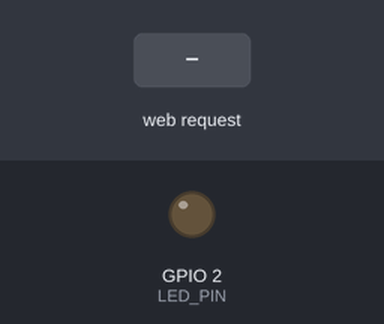
A sketch run on a simulated ESP32. Shown: output pins drawn as LEDs (lit = HIGH). The test bench sets the inputs (shaded band). What the sketch prints to the serial monitor is not drawn.

Above: at 1.2 s.
1.3 s: HTTP request GET /setBright?val=1 received
At 2.1 s:
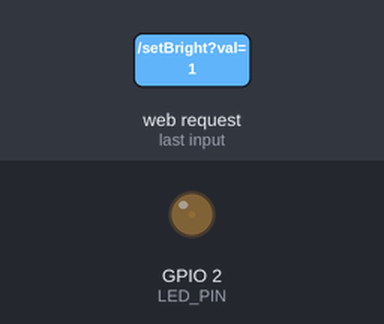
2.8 s: HTTP request GET /setBright?val=120 received
At 3.2 s:
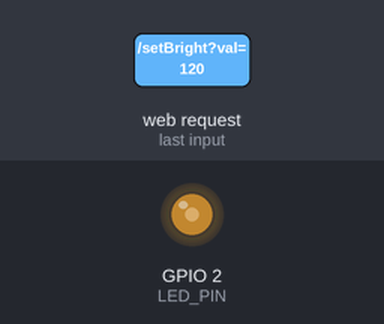
Timing chart, 0 to 5.8 s (numbered marks = the images above; inputs shaded):
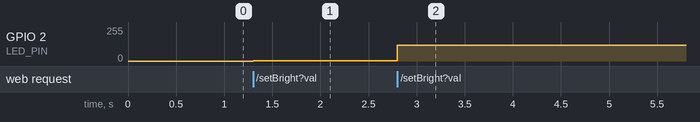

The sketch:

Web_Dimmer.ino
```cpp
#include <WiFi.h>
#include <WebServer.h>

const char* ap_ssid = "ESP32-LAB-040";
const char* ap_pass = "12345678";

const int LED_PIN = 2;
int brightness = 0;

WebServer server(80);

String makePage() {
  String html = R"rawliteral(
<!DOCTYPE html>
<html lang="zh-CN">
<head>
  <meta charset="UTF-8">
  <meta name="viewport" content="width=device-width, initial-scale=1.0">
  <title>ESP32 Web无极调光 ex07</title>
  <style>
    * {
      margin: 0;
      padding: 0;
      box-sizing: border-box;
      font-family: "Microsoft YaHei", system-ui, sans-serif;
    }
    body {
      background: linear-gradient(145deg, #fffbeb, #fff9e0);
      min-height: 100vh;
      display: flex;
      align-items: center;
      justify-content: center;
      padding: 20px;
    }
    .container {
      width: 100%;
      max-width: 520px;
      background: #ffffff;
      border-radius: 20px;
      box-shadow: 0 8px 30px rgba(230, 162, 60, 0.18);
      padding: 50px 35px;
      text-align: center;
    }
    h1 {
      font-size: 30px;
      color: #d48806;
      margin-bottom: 12px;
      letter-spacing: 1px;
    }
    .divider {
      width: 120px;
      height: 3px;
      background: linear-gradient(90deg, #fbbf24, #f59e0b);
      margin: 0 auto 35px;
      border-radius: 3px;
    }
    .status-box {
      background: #fff7e0;
      border-radius: 14px;
      padding: 24px;
      margin-bottom: 35px;
      border: 1px solid #fef3c7;
    }
    .status-title {
      font-size: 16px;
      color: #92400e;
      margin-bottom: 10px;
    }
    .status-text {
      font-size: 28px;
      font-weight: bold;
      color: #e6a23c;
    }
    .slider-area {
      margin: 40px 0;
    }
    /* 滑动条轨道底色 浅黄 */
    input[type="range"] {
      width: 100%;
      height: 12px;
      border-radius: 10px;
      background: #fef3c7;
      outline: none;
      -webkit-appearance: none;
    }
    /* 滑块圆球 亮黄色 */
    input[type="range"]::-webkit-slider-thumb {
      -webkit-appearance: none;
      width: 26px;
      height: 26px;
      border-radius: 50%;
      background: #f59e0b;
      cursor: pointer;
      box-shadow: 0 2px 10px rgba(245, 158, 11, 0.35);
    }
    footer {
      margin-top: 45px;
      font-size: 13px;
      color: #a16207;
    }
  </style>
</head>
<body>
  <div class="container">
    <h1>LED 网页无极调光器</h1>
    <div class="divider"></div>

    <div class="status-box">
      <div class="status-title">当前亮度数值</div>
      <div class="status-text" id="num">0</div>
    </div>

    <div class="slider-area">
      <input type="range" min="0" max="255" id="lightSlider">
    </div>

    <footer>ESP32 AP热点 | ex07 网页PWM调光实验</footer>
  </div>

<script>
const slider = document.getElementById("lightSlider");
const showNum = document.getElementById("num");

slider.addEventListener("input", function(){
  let val = this.value;
  showNum.innerText = val;
  fetch("/setBright?val=" + val);
});
</script>
</body>
</html>
)rawliteral";
  return html;
}

void handleRoot() {
  server.send(200, "text/html; charset=UTF-8", makePage());
}

void handleSetBright() {
  if (server.hasArg("val")) {
    int val = server.arg("val").toInt();
    if (val >= 0 && val <= 255) {
      brightness = val;
      analogWrite(LED_PIN, brightness);
    }
  }
  server.send(200, "text/plain", "OK");
}

void setup() {
  Serial.begin(115200);
  pinMode(LED_PIN, OUTPUT);
  analogWrite(LED_PIN, 0);

  WiFi.mode(WIFI_AP);
  WiFi.softAP(ap_ssid, ap_pass);
  Serial.println("热点开启成功");
  Serial.print("访问地址：");
  Serial.println(WiFi.softAPIP());

  server.on("/", handleRoot);
  server.on("/setBright", handleSetBright);
  server.begin();
}

void loop() {
  server.handleClient();
}
```

Measured:
- after the input at 1.3 s, GPIO 2 (LED_PIN): 0/255 → 1/255 at once
- after the input at 2.8 s, GPIO 2 (LED_PIN): 1/255 → 120/255 at once
